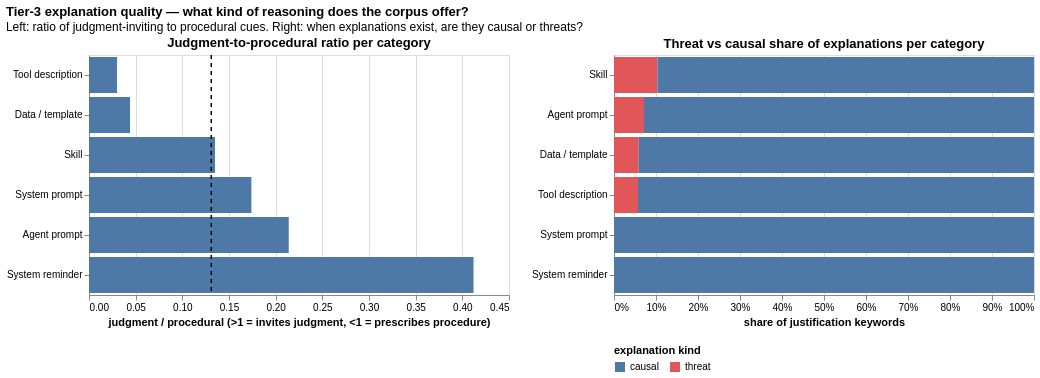

Notebook cell for this chart:
### Markdown cell above
## Tier-3 welfare extensions

Four additional dimensions of the corpus's training environment, all defined in `03_analyzers_rules_welfare`:

- **`judgment_to_procedural_ratio` = 0.131** — judgment-inviting language vs procedural cues. Procedural cues are 7.6× more common.
- **`threat_share` = 0.0556** — when a rule *is* explained, 5.6% of those explanations are coercive (`will fail`, `or else`, `is forbidden`) rather than causal reasons (8 threat / 136 causal). The share is **0.0** in the welfare-relevant System-prompt and System-reminder subsets. Soft procedural connectives (`otherwise`, `if not`, `leads to`, modal `may cause`) are tracked separately as `soft_conditional_count` (96 corpus-wide) and **not** summed into `threat_share`; see [`docs/THREAT_CLASSIFIER.md`](docs/THREAT_CLASSIFIER.md).
- **Near-zero pragmatic classes** — `appreciative_sent` = 4, `collaborative_sent` = 30 in 5,878 sentences; `question_count` = 87 corpus-wide; `apology_count` = 3 in 289 files. The whole quartet is essentially absent.
- **`pct_anthropomorphic` = 0.6456** — share of named self-references that use the proper name `Claude` (vs `the model` / `the AI` / `the assistant`).

### Code cell
"""Tier-3 explanation-quality composite per category: ratio | threat-share."""

# --- judgment-to-procedural ratio per category ---
jp_rows = []
for cat in cats:
    jp = by_category[cat]["metrics"]["judgment_procedural"]
    if jp.get("judgment_count", 0) + jp.get("procedural_count", 0) == 0:
        continue
    jp_rows.append({
        "category":   cat,
        "judgment":   jp["judgment_count"],
        "procedural": jp["procedural_count"],
        "ratio":      jp["judgment_to_procedural_ratio"],
    })
jp_df = pd.DataFrame(jp_rows)
cat_order_jp = jp_df.sort_values("ratio")["category"].tolist()

ratio_chart = (
    alt.Chart(jp_df).mark_bar(color="#4e79a7").encode(
        y=alt.Y("category:N", sort=cat_order_jp, title=None),
        x=alt.X("ratio:Q",
                title="judgment / procedural (>1 = invites judgment, <1 = prescribes procedure)"),
        tooltip=[
            alt.Tooltip("category:N"),
            alt.Tooltip("ratio:Q",      format=".3f", title="judgment / procedural"),
            alt.Tooltip("judgment:Q",   format=",", title="judgment cues"),
            alt.Tooltip("procedural:Q", format=",", title="procedural cues"),
        ],
    ).properties(width=420, height=240,
                 title="Judgment-to-procedural ratio per category")
)

corpus_jp = corpus_block["metrics"]["judgment_procedural"]
corpus_ratio_rule = (
    alt.Chart(pd.DataFrame({"x": [corpus_jp["judgment_to_procedural_ratio"]]}))
    .mark_rule(color="black", strokeDash=[4, 4], strokeWidth=1.5)
    .encode(x="x:Q",
            tooltip=[alt.Tooltip("x:Q", format=".3f",
                                 title=f"corpus baseline ({corpus_jp['judgment_to_procedural_ratio']})")])
)
ratio_layer = ratio_chart + corpus_ratio_rule

# --- consequence-framing share per category ---
cf_rows = []
for cat in cats:
    cf = by_category[cat]["metrics"]["consequence_framing"]
    if (cf["threat_count"] + cf["causal_count"]) == 0:
        continue
    cf_rows.append({"category": cat, "kind": "threat", "count": cf["threat_count"]})
    cf_rows.append({"category": cat, "kind": "causal", "count": cf["causal_count"]})
cf_df = pd.DataFrame(cf_rows)

shares = (cf_df.assign(_share=cf_df["count"] *
                        (cf_df["kind"] == "threat").astype(int))
          .groupby("category")
          .agg(t=("_share", "sum"), n=("count", "sum"))
          .assign(threat_share=lambda d: d["t"] / d["n"]))
cat_order_cf = shares.sort_values("threat_share", ascending=False).index.tolist()

cf_chart = (
    alt.Chart(cf_df).mark_bar().encode(
        y=alt.Y("category:N", sort=cat_order_cf, title=None),
        x=alt.X("count:Q", stack="normalize",
                title="share of justification keywords",
                axis=alt.Axis(format="%")),
        color=alt.Color("kind:N",
                        scale=alt.Scale(domain=["causal", "threat"],
                                        range=["#4e79a7", "#e15759"]),
                        legend=alt.Legend(title="explanation kind", orient="bottom")),
        order=alt.Order("kind:N", sort="descending"),
        tooltip=[
            alt.Tooltip("category:N"),
            alt.Tooltip("kind:N"),
            alt.Tooltip("count:Q", format=","),
        ],
    ).properties(width=420, height=240,
                 title="Threat vs causal share of explanations per category")
)

tier3_judgment_threat = alt.hconcat(ratio_layer, cf_chart).resolve_scale(color="independent").properties(
    title=alt.TitleParams(
        "Tier-3 explanation quality — what kind of reasoning does the corpus offer?",
        subtitle=["Left: ratio of judgment-inviting to procedural cues. "
                  "Right: when explanations exist, are they causal or threats?"],
        anchor="start",
    )
)
save_chart(tier3_judgment_threat, "15-tier3-judgment-and-threat")

### Figure 1 — Vega-Lite specification as saved in the notebook (floating-point values rounded to 4 significant figures)
{"config": {"view": {"continuousWidth": 300, "continuousHeight": 300}}, "hconcat": [{"layer": [{"data": {"name": "data-c3bbbb45807dacc81c61781eef2ac7b6"}, "mark": {"type": "bar", "color": "#4e79a7"}, "encoding": {"tooltip": [{"field": "category", "type": "nominal"}, {"field": "ratio", "format": ".3f", "title": "judgment / procedural", "type": "quantitative"}, {"field": "judgment", "format": ",", "title": "judgment cues", "type": "quantitative"}, {"field": "procedural", "format": ",", "title": "procedural cues", "type": "quantitative"}], "x": {"field": "ratio", "title": "judgment / procedural (>1 = invites judgment, <1 = prescribes procedure)", "type": "quantitative"}, "y": {"field": "category", "sort": ["Tool description", "Data / template", "Skill", "System prompt", "Agent prompt", "System reminder"], "title": null, "type": "nominal"}}, "title": "Judgment-to-procedural ratio per category"}, {"data": {"name": "data-84ebe9fa4a162d6c964ae0ca8b022a45"}, "mark": {"type": "rule", "color": "black", "strokeDash": [4, 4], "strokeWidth": 1.5}, "encoding": {"tooltip": [{"field": "x", "format": ".3f", "title": "corpus baseline (0.131)", "type": "quantitative"}], "x": {"field": "x", "type": "quantitative"}}}], "height": 240, "width": 420}, {"data": {"name": "data-bed82fd6e7b46501e753accd71951bf9"}, "mark": {"type": "bar"}, "encoding": {"color": {"field": "kind", "legend": {"orient": "bottom", "title": "explanation kind"}, "scale": {"domain": ["causal", "threat"], "range": ["#4e79a7", "#e15759"]}, "type": "nominal"}, "order": {"field": "kind", "sort": "descending", "type": "nominal"}, "tooltip": [{"field": "category", "type": "nominal"}, {"field": "kind", "type": "nominal"}, {"field": "count", "format": ",", "type": "quantitative"}], "x": {"axis": {"format": "%"}, "field": "count", "stack": "normalize", "title": "share of justification keywords", "type": "quantitative"}, "y": {"field": "category", "sort": ["Skill", "Agent prompt", "Data / template", "Tool description", "System prompt", "System reminder"], "title": null, "type": "nominal"}}, "height": 240, "title": "Threat vs causal share of explanations per category", "width": 420}], "resolve": {"scale": {"color": "independent"}}, "title": {"text": "Tier-3 explanation quality — what kind of reasoning does the corpus offer?", "anchor": "start", "subtitle": ["Left: ratio of judgment-inviting to procedural cues. Right: when explanations exist, are they causal or threats?"]}, "$schema": "https://vega.github.io/schema/vega-lite/v6.4.1.json", "datasets": {"data-c3bbbb45807dacc81c61781eef2ac7b6": [{"category": "Agent prompt", "judgment": 22, "procedural": 103, "ratio": 0.214}, {"category": "Data / template", "judgment": 4, "procedural": 91, "ratio": 0.044}, {"category": "Skill", "judgment": 26, "procedural": 192, "ratio": 0.135}, {"category": "System prompt", "judgment": 16, "procedural": 92, "ratio": 0.174}, {"category": "System reminder", "judgment": 7, "procedural": 17, "ratio": 0.412}, {"category": "Tool description", "judgment": 3, "procedural": 99, "ratio": 0.03}], "data-84ebe9fa4a162d6c964ae0ca8b022a45": [{"x": 0.131}], "data-bed82fd6e7b46501e753accd71951bf9": [{"category": "Agent prompt", "kind": "threat", "count": 2}, {"category": "Agent prompt", "kind": "causal", "count": 26}, {"category": "Data / template", "kind": "threat", "count": 1}, {"category": "Data / template", "kind": "causal", "count": 16}, {"category": "Skill", "kind": "threat", "count": 3}, {"category": "Skill", "kind": "causal", "count": 26}, {"category": "System prompt", "kind": "threat", "count": 0}, {"category": "System prompt", "kind": "causal", "count": 28}, {"category": "System reminder", "kind": "threat", "count": 0}, {"category": "System reminder", "kind": "causal", "count": 7}, {"category": "Tool description", "kind": "threat", "count": 2}, {"category": "Tool description", "kind": "causal", "count": 33}]}}
